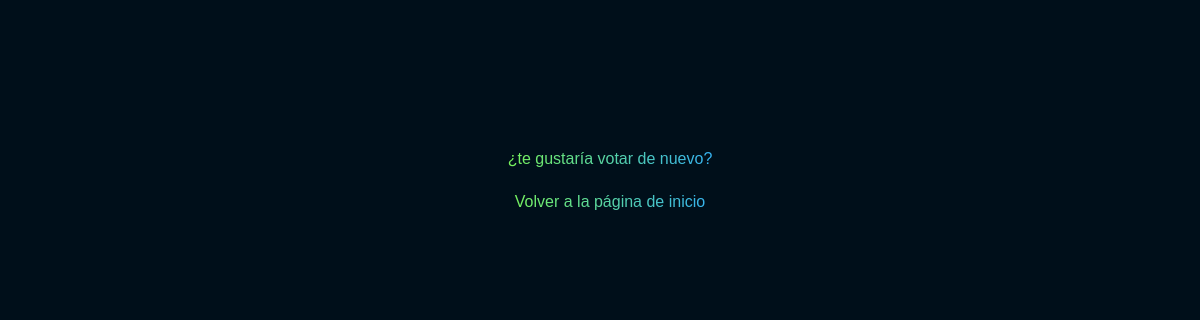
The page /polls/2/results/ on the database as committed earlier.
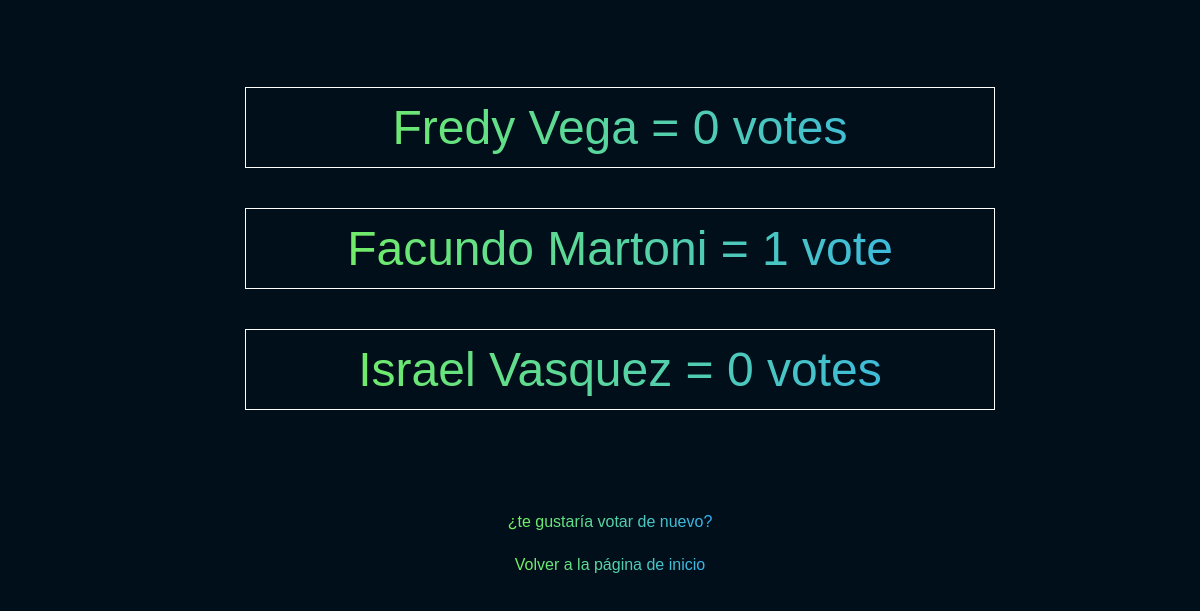
The same page on the database as committed later.
### polls/models.py (models this page shows, shortened)
class Choice(models.Model):
    question = models.ForeignKey(Question, on_delete=models.CASCADE)
    choice_text = models.CharField(max_length=200)
    votes = models.IntegerField(default=0)

### polls/views.py (the view)
# urls.py: path("<int:pk>/results/", views.ResultView.as_view(), name="results"),
class ResultView(generic.DetailView):
    model = Question
    template_name = "polls/results.html"
    def get_queryset(self):
        return Question.objects.filter(pub_date__lte = timezone.now())

### polls/templates/polls/results.html (shortened to what this page needs)
{% load static %}
<!DOCTYPE html>
<html lang="en">
<head>
    <link rel="stylesheet" href="{% static 'polls/style.css' %}">
    <link rel="stylesheet" href="{% static 'polls/result.css' %}">
</head>
<body>
</body>
</html>
<ul>
{% for choice in question.choice_set.all %}
    <li>
        {{choice.choice_text}} = {{choice.votes}} vote{{choice.votes | pluralize}}
    </li>
{% endfor %}
</ul>
<footer>
    <ul>
        <a href="{% url 'polls:detail' question.id %}">¿te gustaría votar de nuevo?</a>
        <a href="{% url 'polls:index' %}">Volver a la página de inicio</a>
    </ul>
</footer>

### polls/static/polls/style.css (style rules this page uses)
body { display: flex; align-items: center; justify-content: center; flex-direction: column; background: hsl(204, 100%, 5%); font-family: Arial, Helvetica, sans-serif; }
ul { display: flex; align-items: center; justify-content: center; flex-direction: column; }
header, ul { background: linear-gradient( to right, hsl(98 100% 62%), hsl(204 100% 59%) ); -webkit-background-clip: text; -webkit-text-fill-color: transparent; text-align: center; }
li { display: flex; align-items: center; justify-content: center; width: 80%; border: 1px solid white; padding: 10px 0px; margin: 20px 140px; margin-bottom: 20px; font-size: 20px; }
a { color: white; text-decoration: none; }
footer { display: flex; flex-wrap: wrap; align-items: center; justify-content: space-evenly; flex-direction: column; width: 80%; padding: 2px 0; }
footer a { margin-top: 15px; }
@media (min-width: 450px) { ul { display: flex; align-items: center; justify-content: center; flex-direction: column; } }
@media (min-width: 450px) { header, ul { background: linear-gradient( to right, hsl(98 100% 62%), hsl(204 100% 59%) ); -webkit-background-clip: text; -webkit-text-fill-color: transparent; text-align: center; } }
@media (min-width: 450px) { li { display: flex; align-items: center; justify-content: center; width: 80%; border: 1px solid white; padding: 1vw 2vw; margin-bottom: 20px; font-size: 4vw; } }
@media (min-width: 450px) { a { color: white; text-decoration: none; } }
@media (min-width: 450px) { footer { display: flex; flex-wrap: wrap; align-items: center; justify-content: space-evenly; flex-direction: row; width: 100vw; padding: 3vw 0; } }
@media (min-width: 450px) { footer a { margin-right:20px; margin-bottom: 10px; } }

Rows that differ between the two databases and show on the page:
added Choice: choice_text "Fredy Vega", votes "0", votes|pluralize "s"
added Choice: choice_text "Facundo Martoni", votes "1"
added Choice: choice_text "Israel Vasquez", votes "0", votes|pluralize "s"
